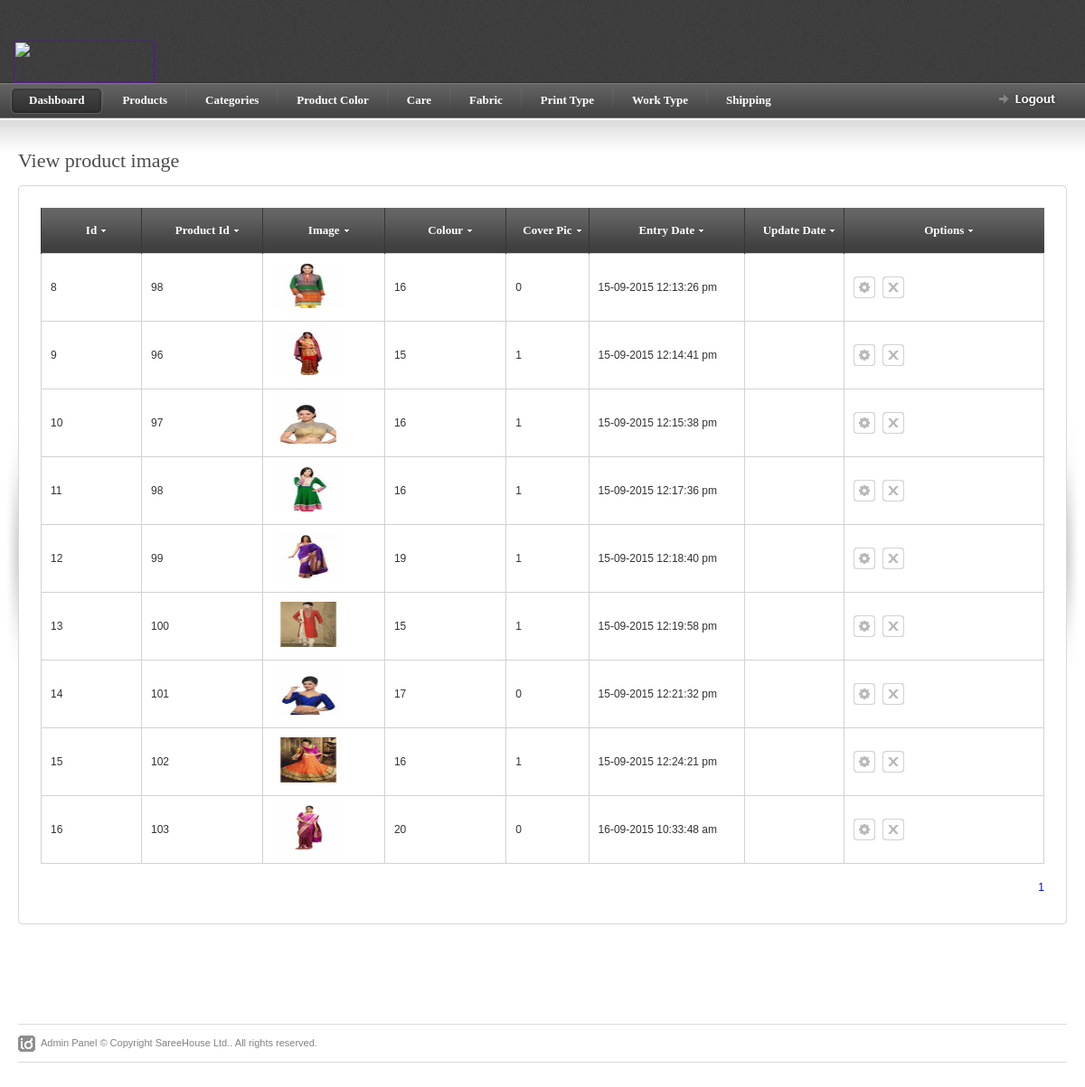
Page /admin/view_productimage.php (signed in) on the committed database.
### tables this page shows
CREATE TABLE IF NOT EXISTS `product_image` (
  `id` int(30) NOT NULL,
  `product_id` text NOT NULL,
  `image` text NOT NULL,
  `color` text NOT NULL,
  `coverpic` text NOT NULL,
  `product_img_entry_date` varchar(55) NOT NULL,
  `image_update_date` varchar(55) DEFAULT NULL
);

### admin/view_productimage.php (the view, shortened to what this page needs)
<?php
if(!isset($_SESSION['user_name'])){
header("location: login.php");
}
else {
?>
<!DOCTYPE html PUBLIC "-//W3C//DTD XHTML 1.0 Strict//EN" "http://www.w3.org/TR/xhtml1/DTD/xhtml1-strict.dtd">
<html xmlns="http://www.w3.org/1999/xhtml">
<head>
<link rel="stylesheet" href="css/screen.css" type="text/css" media="screen" title="default" />
<link rel="stylesheet" href="css/datePicker.css" type="text/css" />
</head>
<body>
<div>
<?php include "topmenu.php" ?>
</div>
<div id="content-outer">
<div id="content">
	<div id="page-heading">
		<h1>View product image</h1>
	</div>
	<table border="0" width="100%" cellpadding="0" cellspacing="0" id="content-table">
	<tr>
		<th rowspan="3" class="sized"><img src="images/shared/side_shadowleft.jpg" width="20" height="300" alt="" /></th>
		<th class="topleft"></th>
		<td id="tbl-border-top">&nbsp;</td>
		<th class="topright"></th>
		<th rowspan="3" class="sized"><img src="images/shared/side_shadowright.jpg" width="20" height="300" alt="" /></th>
	</tr>
	<tr>
		<td id="tbl-border-left"></td>
		<td>
		<div id="content-table-inner">
			<div id="table-content">
				<form id="mainform" action="#">
				<table border="0" width="100%" cellpadding="0" cellspacing="0" id="product-table">
				<tr>
					<th class="table-header-repeat line-left minwidth-1"style="width:50px !important;"><a id="" >Id</a></th>
					<th class="table-header-repeat line-left minwidth-1" style="text-align:center;"><a href="">Product Id</a></th>
					<th class="table-header-repeat line-left minwidth-1"><a href="">Image</a></th>
					<th class="table-header-repeat line-left minwidth-1"><a href="">Colour</a></th>
					<th class="table-header-repeat line-left minwidth-"><a href="">Cover Pic</a></th>
					<th class="table-header-repeat line-left"><a href="">Entry Date</a></th>
					<th class="table-header-repeat line-left"><a href="">Update Date</a></th>
					<th class="table-header-repeat line-left"><a href="">Options</a></th>
				</tr>
				<?php
				$page=$_GET["page"];
				if($page=="" || $page=="1")
				{
					$page1=0;
				}
				else
				{
				$page1=($page*15)-15;
				}
				$res=mysql_query("select * from product_image limit $page1,15");
				while($row=mysql_fetch_array($res))
				{
			?>
				<tr>
					<td><?php echo $row['id'] ?></td>
					<td><?php echo $row['product_id'] ?></td>
					<td><img src="../img/product/thumb/<?php echo $row['image'] ?>" width="80" height="50" ></td>
					<td><?php echo $row['color'] ?></td>
					<td><?php echo $row['coverpic'] ?></td>
					<td>
						<?php
						echo $row['product_img_entry_date']
						?>
					</td>
					<td>
					</td>
					<td class="options-width">
					<a href="edit_productimage.php?edit=<?php echo $row['id'] ?>" title="Edit" class="icon-1 info-tooltip"></a>
					<a href="delete_productimage.php?del=<?php echo $row['id'] ?>" title="Delete" class="icon-2 info-tooltip"></a>
					</td>
				</tr>
					<?php } ?>
				</table>
				</form>
			</div>
			<table border="0" cellpadding="0" cellspacing="0" id="paging-table">
			<tr>
			<td>
				<?php
			$res1=mysql_query("select * from product_image");
			$cou=mysql_num_rows($res1);
			$a=$cou/15;
			$a=ceil($a);
			for($b=1;$b<=$a;$b++)
			 {
			?><a href="view_productimage.php?page=<?php echo $b; ?>" style="text-decoration:none;"><?php echo $b." ";?></a>
			 <?php	}	?>
			</td>
			</tr>
			</table>
		</div>
		</td>
		<td id="tbl-border-right"></td>
	</tr>
	<tr>
		<th class="sized bottomleft"></th>
		<td id="tbl-border-bottom">&nbsp;</td>
		<th class="sized bottomright"></th>
	</tr>
	</table>
</div>
</div>
<?php include "footer.php" ?>
</body>
</html>
<?php } ?>

### admin/css/screen.css (style rules this page uses)
* { margin: 0; padding: 0; }
html, body { height: 100%; }
body { background: #fff; color: #393939; font-family: Arial; font-size: 0px; line-height: 0; }
#content-outer { background: url(../images/shared/content_repeat.jpg) repeat-x; }
#content { color: #333; font-family: Arial, Helvetica, sans-serif; font-size: 12px; line-height: 18px; margin: 0 auto 0 auto; max-width: 1260px; min-width: 780px; padding: 35px 0px 30px 0px; }
#content-table { font-size: 0px; line-height: 0px; }
#content-table th.sized { height: 15px; width: 15px; padding: 0; margin: 0; font-size: 0px; line-height: 0px; }
#content-table-inner { font-size: 12px; line-height: 12px; padding: 10px 0 20px 0; }
#tbl-border-top { background: url(../images/shared/border_bit.jpg) top repeat-x; line-height: 0;font-size: 0px; height: 15px; }
#tbl-border-bottom { background: url(../images/shared/border_bit.jpg) bottom repeat-x; line-height: 0;font-size: 0px; height: 15px; }
#tbl-border-left { background: url(../images/shared/border_bit.jpg) left repeat-y; }
#tbl-border-right { background: url(../images/shared/border_bit.jpg) right repeat-y; }
#table-content { line-height: 16px; margin: 0 10px 10px 10px; min-height: 300px; }
.topleft { background: url(../images/shared/corner_top_left.jpg) no-repeat; width:15px; height:15px; }
.topright { background: url(../images/shared/corner_top_right.jpg) no-repeat; width:15px; height:15px; }
.bottomleft { background: url(../images/shared/corner_bottom_left.jpg) no-repeat; width:15px; height:15px; }
.bottomright { background: url(../images/shared/corner_bottom_right.jpg) no-repeat; width:15px; height:15px; }
#page-heading { margin: 0 0 15px 20px; }
h1 { color: #4b4b4b; font-family: Tahoma; font-size: 22px; line-height: 24px; font-weight: normal; }
a.icon-1 { background: url(../images/table/table_icon_1.gif) no-repeat; display: block; float: left; height: 24px; margin: 0 8px 0 0; width: 24px; }
a.icon-2 { background: url(../images/table/table_icon_2.gif) no-repeat; display: block; float: left; height: 24px; margin: 0 8px 0 0; width: 24px; }
#product-table { margin-bottom: 20px; }
#product-table td a { color: #393939; }
#product-table th { height: 50px; text-align: center; }
#product-table .minwidth-1 { min-width: 110px; }
#product-table td { border: 1px solid #d2d2d2; padding: 10px 0 10px 10px; }
td.options-width { padding: 0 0 0 10px; width: 210px; }
.table-header-repeat { background: url(../images/table/table_header_repeat.jpg) repeat-x; border: none; font-size: 0px; line-height: 0; padding: 0px 0 0 0; }
.table-header-options a, .table-header-repeat a { background: url(../images/table/table_sort_arrow.gif) right no-repeat; color: #fff; font-family: Tahoma; font-size: 13px; font-weight: bold; line-height: 14px; margin: 0 0 0 10px; padding: 0 10px 0 0; }
th.line-left { border-left: 1px solid #373737; }
#paging-table { float: right; margin: 0 10px 0 0; }
table { border-collapse: collapse; }
a { outline: none; text-decoration: none; }
img { border: 0; }
form { margin: 0; padding: 0; }

### rows in the picture
product_image: id "8", product "98", image (picture), color "16", coverpic "0", product_img_entry_date "15-09-2015 12:13:26 pm"
product_image: id "9", product "96", image (picture), color "15", coverpic "1", product_img_entry_date "15-09-2015 12:14:41 pm"
product_image: id "10", product "97", image (picture), color "16", coverpic "1", product_img_entry_date "15-09-2015 12:15:38 pm"
product_image: id "11", product "98", image (picture), color "16", coverpic "1", product_img_entry_date "15-09-2015 12:17:36 pm"
product_image: id "12", product "99", image (picture), color "19", coverpic "1", product_img_entry_date "15-09-2015 12:18:40 pm"
product_image: id "13", product "100", image (picture), color "15", coverpic "1", product_img_entry_date "15-09-2015 12:19:58 pm"
product_image: id "14", product "101", image (picture), color "17", coverpic "0", product_img_entry_date "15-09-2015 12:21:32 pm"
product_image: id "15", product "102", image (picture), color "16", coverpic "1", product_img_entry_date "15-09-2015 12:24:21 pm"
product_image: id "16", product "103", image (picture), color "20", coverpic "0", product_img_entry_date "16-09-2015 10:33:48 am"
